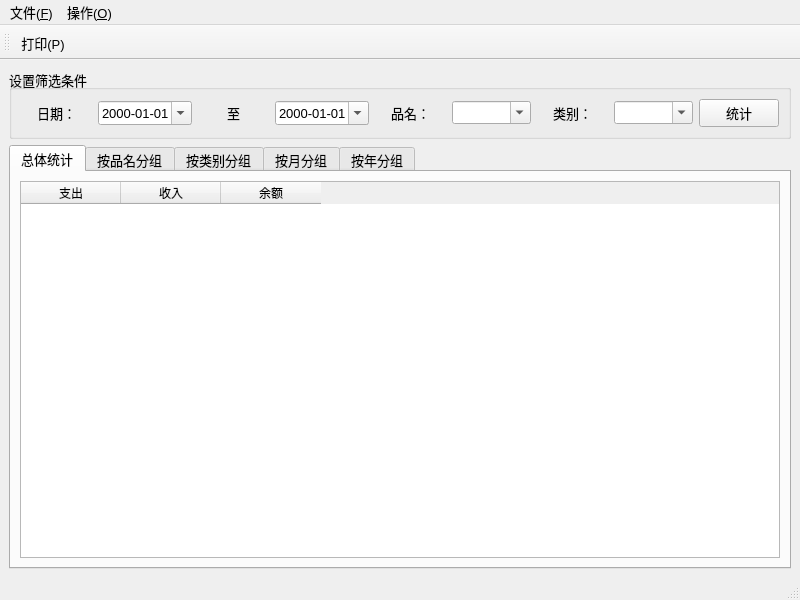
<ui version="4.0" >
 <class>MainWindow</class>
 <widget class="QMainWindow" name="MainWindow" >
  <property name="geometry" >
   <rect>
    <x>0</x>
    <y>0</y>
    <width>800</width>
    <height>600</height>
   </rect>
  </property>
  <property name="font" >
   <font>
    <pointsize>10</pointsize>
   </font>
  </property>
  <property name="windowTitle" >
   <string>统计</string>
  </property>
  <property name="windowIcon" >
   <iconset resource="pygrid.qrc" >
    <normaloff>:/icon/stat.png</normaloff>:/icon/stat.png</iconset>
  </property>
  <property name="locale" >
   <locale country="China" language="Chinese" />
  </property>
  <widget class="QWidget" name="centralwidget" >
   <layout class="QVBoxLayout" name="verticalLayout" >
    <item>
     <widget class="QGroupBox" name="groupBox" >
      <property name="title" >
       <string>设置筛选条件</string>
      </property>
      <layout class="QHBoxLayout" name="horizontalLayout" >
       <item>
        <widget class="QLabel" name="label" >
         <property name="text" >
          <string>日期：</string>
         </property>
         <property name="alignment" >
          <set>Qt::AlignCenter</set>
         </property>
         <property name="buddy" >
          <cstring>dateEdit_From</cstring>
         </property>
        </widget>
       </item>
       <item>
        <widget class="QDateEdit" name="dateEdit_From" >
         <property name="displayFormat" >
          <string>yyyy-MM-dd</string>
         </property>
         <property name="calendarPopup" >
          <bool>true</bool>
         </property>
        </widget>
       </item>
       <item>
        <widget class="QLabel" name="label_2" >
         <property name="text" >
          <string>至</string>
         </property>
         <property name="alignment" >
          <set>Qt::AlignCenter</set>
         </property>
         <property name="buddy" >
          <cstring>dateEdit_To</cstring>
         </property>
        </widget>
       </item>
       <item>
        <widget class="QDateEdit" name="dateEdit_To" >
         <property name="displayFormat" >
          <string>yyyy-MM-dd</string>
         </property>
         <property name="calendarPopup" >
          <bool>true</bool>
         </property>
        </widget>
       </item>
       <item>
        <widget class="QLabel" name="label_3" >
         <property name="text" >
          <string>品名：</string>
         </property>
         <property name="alignment" >
          <set>Qt::AlignCenter</set>
         </property>
         <property name="buddy" >
          <cstring>comboBox_SearchName</cstring>
         </property>
        </widget>
       </item>
       <item>
        <widget class="QComboBox" name="comboBox_SearchName" >
         <property name="editable" >
          <bool>true</bool>
         </property>
        </widget>
       </item>
       <item>
        <widget class="QLabel" name="label_4" >
         <property name="text" >
          <string>类别：</string>
         </property>
         <property name="alignment" >
          <set>Qt::AlignCenter</set>
         </property>
         <property name="buddy" >
          <cstring>comboBox_SearchCategory</cstring>
         </property>
        </widget>
       </item>
       <item>
        <widget class="QComboBox" name="comboBox_SearchCategory" >
         <property name="editable" >
          <bool>true</bool>
         </property>
        </widget>
       </item>
       <item>
        <widget class="QPushButton" name="pushButton_Stat" >
         <property name="text" >
          <string>统计</string>
         </property>
        </widget>
       </item>
      </layout>
     </widget>
    </item>
    <item>
     <widget class="QTabWidget" name="tabWidget" >
      <property name="currentIndex" >
       <number>0</number>
      </property>
      <widget class="QWidget" name="tab" >
       <attribute name="title" >
        <string>总体统计</string>
       </attribute>
       <layout class="QHBoxLayout" name="horizontalLayout_2" >
        <item>
         <widget class="QTableWidget" name="tableWidget_OverView" >
          <property name="editTriggers" >
           <set>QAbstractItemView::NoEditTriggers</set>
          </property>
          <column>
           <property name="text" >
            <string>支出</string>
           </property>
          </column>
          <column>
           <property name="text" >
            <string>收入</string>
           </property>
          </column>
          <column>
           <property name="text" >
            <string>余额</string>
           </property>
          </column>
         </widget>
        </item>
       </layout>
      </widget>
      <widget class="QWidget" name="tab_2" >
       <attribute name="title" >
        <string>按品名分组</string>
       </attribute>
       <layout class="QHBoxLayout" name="horizontalLayout_3" >
        <item>
         <widget class="QTableWidget" name="tableWidget_NameGroup" >
          <property name="editTriggers" >
           <set>QAbstractItemView::NoEditTriggers</set>
          </property>
          <column>
           <property name="text" >
            <string>品名</string>
           </property>
          </column>
          <column>
           <property name="text" >
            <string>支出</string>
           </property>
          </column>
          <column>
           <property name="text" >
            <string>收入</string>
           </property>
          </column>
          <column>
           <property name="text" >
            <string>余额</string>
           </property>
          </column>
         </widget>
        </item>
       </layout>
      </widget>
      <widget class="QWidget" name="tab_3" >
       <attribute name="title" >
        <string>按类别分组</string>
       </attribute>
       <layout class="QHBoxLayout" name="horizontalLayout_4" >
        <item>
         <widget class="QTableWidget" name="tableWidget_CategoryGroup" >
          <property name="editTriggers" >
           <set>QAbstractItemView::NoEditTriggers</set>
          </property>
          <column>
           <property name="text" >
            <string>类别</string>
           </property>
          </column>
          <column>
           <property name="text" >
            <string>支出</string>
           </property>
          </column>
          <column>
           <property name="text" >
            <string>收入</string>
           </property>
          </column>
          <column>
           <property name="text" >
            <string>余额</string>
           </property>
          </column>
         </widget>
        </item>
       </layout>
      </widget>
      <widget class="QWidget" name="tab_4" >
       <attribute name="title" >
        <string>按月分组</string>
       </attribute>
       <layout class="QHBoxLayout" name="horizontalLayout_5" >
        <item>
         <widget class="QTableWidget" name="tableWidget_MonthGroup" >
          <property name="editTriggers" >
           <set>QAbstractItemView::NoEditTriggers</set>
          </property>
          <column>
           <property name="text" >
            <string>月份</string>
           </property>
          </column>
          <column>
           <property name="text" >
            <string>支出</string>
           </property>
          </column>
          <column>
           <property name="text" >
            <string>收入</string>
           </property>
          </column>
          <column>
           <property name="text" >
            <string>余额</string>
           </property>
          </column>
         </widget>
        </item>
       </layout>
      </widget>
      <widget class="QWidget" name="tab_5" >
       <attribute name="title" >
        <string>按年分组</string>
       </attribute>
       <layout class="QHBoxLayout" name="horizontalLayout_6" >
        <item>
         <widget class="QTableWidget" name="tableWidget_YearGroup" >
          <property name="editTriggers" >
           <set>QAbstractItemView::NoEditTriggers</set>
          </property>
          <column>
           <property name="text" >
            <string>年份</string>
           </property>
          </column>
          <column>
           <property name="text" >
            <string>支出</string>
           </property>
          </column>
          <column>
           <property name="text" >
            <string>收入</string>
           </property>
          </column>
          <column>
           <property name="text" >
            <string>余额</string>
           </property>
          </column>
         </widget>
        </item>
       </layout>
      </widget>
     </widget>
    </item>
   </layout>
  </widget>
  <widget class="QMenuBar" name="menubar" >
   <property name="geometry" >
    <rect>
     <x>0</x>
     <y>0</y>
     <width>800</width>
     <height>22</height>
    </rect>
   </property>
   <widget class="QMenu" name="menu_F" >
    <property name="title" >
     <string>文件(&amp;F)</string>
    </property>
    <addaction name="action_Exit" />
   </widget>
   <widget class="QMenu" name="menu_O" >
    <property name="title" >
     <string>操作(&amp;O)</string>
    </property>
    <addaction name="action_Print" />
   </widget>
   <addaction name="menu_F" />
   <addaction name="menu_O" />
  </widget>
  <widget class="QStatusBar" name="statusbar" />
  <widget class="QToolBar" name="toolBar" >
   <property name="windowTitle" >
    <string>toolBar</string>
   </property>
   <property name="toolButtonStyle" >
    <enum>Qt::ToolButtonTextBesideIcon</enum>
   </property>
   <attribute name="toolBarArea" >
    <enum>TopToolBarArea</enum>
   </attribute>
   <attribute name="toolBarBreak" >
    <bool>false</bool>
   </attribute>
   <addaction name="action_Print" />
  </widget>
  <action name="action_Exit" >
   <property name="icon" >
    <iconset resource="pygrid.qrc" >
     <normaloff>:/icon/exit.png</normaloff>:/icon/exit.png</iconset>
   </property>
   <property name="text" >
    <string>退出(&amp;X)</string>
   </property>
   <property name="statusTip" >
    <string>点这个就退出了，快捷键:Ctrl+Q</string>
   </property>
   <property name="shortcut" >
    <string>Ctrl+Q</string>
   </property>
  </action>
  <action name="action_Print" >
   <property name="icon" >
    <iconset resource="pygrid.qrc" >
     <normaloff>:/icon/print.png</normaloff>:/icon/print.png</iconset>
   </property>
   <property name="text" >
    <string>打印(&amp;P)</string>
   </property>
   <property name="statusTip" >
    <string>把统计的结果打印出来，快捷键:Ctrl+P</string>
   </property>
   <property name="shortcut" >
    <string>Ctrl+P</string>
   </property>
  </action>
 </widget>
 <resources>
  <include location="pygrid.qrc" />
 </resources>
 <connections>
  <connection>
   <sender>action_Exit</sender>
   <signal>activated()</signal>
   <receiver>MainWindow</receiver>
   <slot>close()</slot>
   <hints>
    <hint type="sourcelabel" >
     <x>-1</x>
     <y>-1</y>
    </hint>
    <hint type="destinationlabel" >
     <x>399</x>
     <y>299</y>
    </hint>
   </hints>
  </connection>
 </connections>
</ui>
